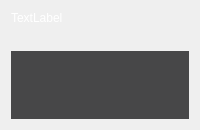
            <widget class="QWidget" name="page_2">
             <layout class="QVBoxLayout" name="verticalLayout_6">
              <item>
               <widget class="QLabel" name="page_2_label">
                <property name="styleSheet">
                 <string notr="true">QLabel{
	color:rgb(255,255,255);
	font: 15pt &quot;.AppleSystemUIFont&quot;;
}</string>
                </property>
                <property name="text">
                 <string>TextLabel</string>
                </property>
               </widget>
              </item>
              <item>
               <widget class="QLabel" name="page_2_label_2">
                <property name="styleSheet">
                 <string notr="true">QLabel{
	color:rgb(255,255,255);
	font: 15pt &quot;.AppleSystemUIFont&quot;;
}</string>
                </property>
                <property name="text">
                 <string/>
                </property>
               </widget>
              </item>
              <item>
               <widget class="QTableWidget" name="Table_Cve">
                <property name="sizePolicy">
                 <sizepolicy hsizetype="Expanding" vsizetype="Expanding">
                  <horstretch>0</horstretch>
                  <verstretch>0</verstretch>
                 </sizepolicy>
                </property>
                <property name="palette">
                 <palette>
                  <active>
                   <colorrole role="WindowText">
                    <brush brushstyle="SolidPattern">
                     <color alpha="255">
                      <red>255</red>
                      <green>255</green>
                      <blue>255</blue>
                     </color>
                    </brush>
                   </colorrole>
                   <colorrole role="Button">
                    <brush brushstyle="SolidPattern">
                     <color alpha="255">
                      <red>71</red>
                      <green>71</green>
                      <blue>72</blue>
                     </color>
                    </brush>
                   </colorrole>
                   <colorrole role="Text">
                    <brush brushstyle="SolidPattern">
                     <color alpha="255">
                      <red>255</red>
                      <green>255</green>
                      <blue>255</blue>
                     </color>
                    </brush>
                   </colorrole>
                   <colorrole role="BrightText">
                    <brush brushstyle="SolidPattern">
                     <color alpha="255">
                      <red>0</red>
                      <green>0</green>
                      <blue>0</blue>
                     </color>
                    </brush>
                   </colorrole>
                   <colorrole role="ButtonText">
                    <brush brushstyle="SolidPattern">
                     <color alpha="255">
                      <red>255</red>
                      <green>255</green>
                      <blue>255</blue>
                     </color>
                    </brush>
                   </colorrole>
                   <colorrole role="Base">
                    <brush brushstyle="SolidPattern">
                     <color alpha="255">
                      <red>71</red>
                      <green>71</green>
                      <blue>72</blue>
                     </color>
                    </brush>
                   </colorrole>
                   <colorrole role="Window">
                    <brush brushstyle="SolidPattern">
                     <color alpha="255">
                      <red>71</red>
                      <green>71</green>
                      <blue>72</blue>
                     </color>
                    </brush>
                   </colorrole>
                   <colorrole role="PlaceholderText">
                    <brush brushstyle="SolidPattern">
                     <color alpha="128">
                      <red>0</red>
                      <green>0</green>
                      <blue>0</blue>
                     </color>
                    </brush>
                   </colorrole>
                  </active>
                  <inactive>
                   <colorrole role="WindowText">
                    <brush brushstyle="SolidPattern">
                     <color alpha="255">
                      <red>255</red>
                      <green>255</green>
                      <blue>255</blue>
                     </color>
                    </brush>
                   </colorrole>
                   <colorrole role="Button">
                    <brush brushstyle="SolidPattern">
                     <color alpha="255">
                      <red>71</red>
                      <green>71</green>
                      <blue>72</blue>
                     </color>
                    </brush>
                   </colorrole>
                   <colorrole role="Text">
                    <brush brushstyle="SolidPattern">
                     <color alpha="255">
                      <red>255</red>
                      <green>255</green>
                      <blue>255</blue>
                     </color>
                    </brush>
                   </colorrole>
                   <colorrole role="BrightText">
                    <brush brushstyle="SolidPattern">
                     <color alpha="255">
                      <red>0</red>
                      <green>0</green>
                      <blue>0</blue>
                     </color>
                    </brush>
                   </colorrole>
                   <colorrole role="ButtonText">
                    <brush brushstyle="SolidPattern">
                     <color alpha="255">
                      <red>255</red>
                      <green>255</green>
                      <blue>255</blue>
                     </color>
                    </brush>
                   </colorrole>
                   <colorrole role="Base">
                    <brush brushstyle="SolidPattern">
                     <color alpha="255">
                      <red>71</red>
                      <green>71</green>
                      <blue>72</blue>
                     </color>
                    </brush>
                   </colorrole>
                   <colorrole role="Window">
                    <brush brushstyle="SolidPattern">
                     <color alpha="255">
                      <red>71</red>
                      <green>71</green>
                      <blue>72</blue>
                     </color>
                    </brush>
                   </colorrole>
                   <colorrole role="PlaceholderText">
                    <brush brushstyle="SolidPattern">
                     <color alpha="128">
                      <red>0</red>
                      <green>0</green>
                      <blue>0</blue>
                     </color>
                    </brush>
                   </colorrole>
                  </inactive>
                  <disabled>
                   <colorrole role="WindowText">
                    <brush brushstyle="SolidPattern">
                     <color alpha="255">
                      <red>255</red>
                      <green>255</green>
                      <blue>255</blue>
                     </color>
                    </brush>
                   </colorrole>
                   <colorrole role="Button">
                    <brush brushstyle="SolidPattern">
                     <color alpha="255">
                      <red>71</red>
                      <green>71</green>
                      <blue>72</blue>
                     </color>
                    </brush>
                   </colorrole>
                   <colorrole role="Text">
                    <brush brushstyle="SolidPattern">
                     <color alpha="255">
                      <red>255</red>
                      <green>255</green>
                      <blue>255</blue>
                     </color>
                    </brush>
                   </colorrole>
                   <colorrole role="BrightText">
                    <brush brushstyle="SolidPattern">
                     <color alpha="255">
                      <red>0</red>
                      <green>0</green>
                      <blue>0</blue>
                     </color>
                    </brush>
                   </colorrole>
                   <colorrole role="ButtonText">
                    <brush brushstyle="SolidPattern">
                     <color alpha="255">
                      <red>255</red>
                      <green>255</green>
                      <blue>255</blue>
                     </color>
                    </brush>
                   </colorrole>
                   <colorrole role="Base">
                    <brush brushstyle="SolidPattern">
                     <color alpha="255">
                      <red>71</red>
                      <green>71</green>
                      <blue>72</blue>
                     </color>
                    </brush>
                   </colorrole>
                   <colorrole role="Window">
                    <brush brushstyle="SolidPattern">
                     <color alpha="255">
                      <red>71</red>
                      <green>71</green>
                      <blue>72</blue>
                     </color>
                    </brush>
                   </colorrole>
                   <colorrole role="PlaceholderText">
                    <brush brushstyle="SolidPattern">
                     <color alpha="128">
                      <red>255</red>
                      <green>255</green>
                      <blue>255</blue>
                     </color>
                    </brush>
                   </colorrole>
                  </disabled>
                 </palette>
                </property>
                <property name="styleSheet">
                 <string notr="true">color: rgb(255, 255, 255);
font: 16pt &quot;.AppleSystemUIFont&quot;;</string>
                </property>
                <property name="frameShape">
                 <enum>QFrame::NoFrame</enum>
                </property>
                <property name="verticalScrollBarPolicy">
                 <enum>Qt::ScrollBarAsNeeded</enum>
                </property>
                <property name="sizeAdjustPolicy">
                 <enum>QAbstractScrollArea::AdjustToContents</enum>
                </property>
                <attribute name="horizontalHeaderCascadingSectionResizes">
                 <bool>true</bool>
                </attribute>
                <attribute name="verticalHeaderCascadingSectionResizes">
                 <bool>true</bool>
                </attribute>
               </widget>
              </item>
             </layout>
            </widget>
